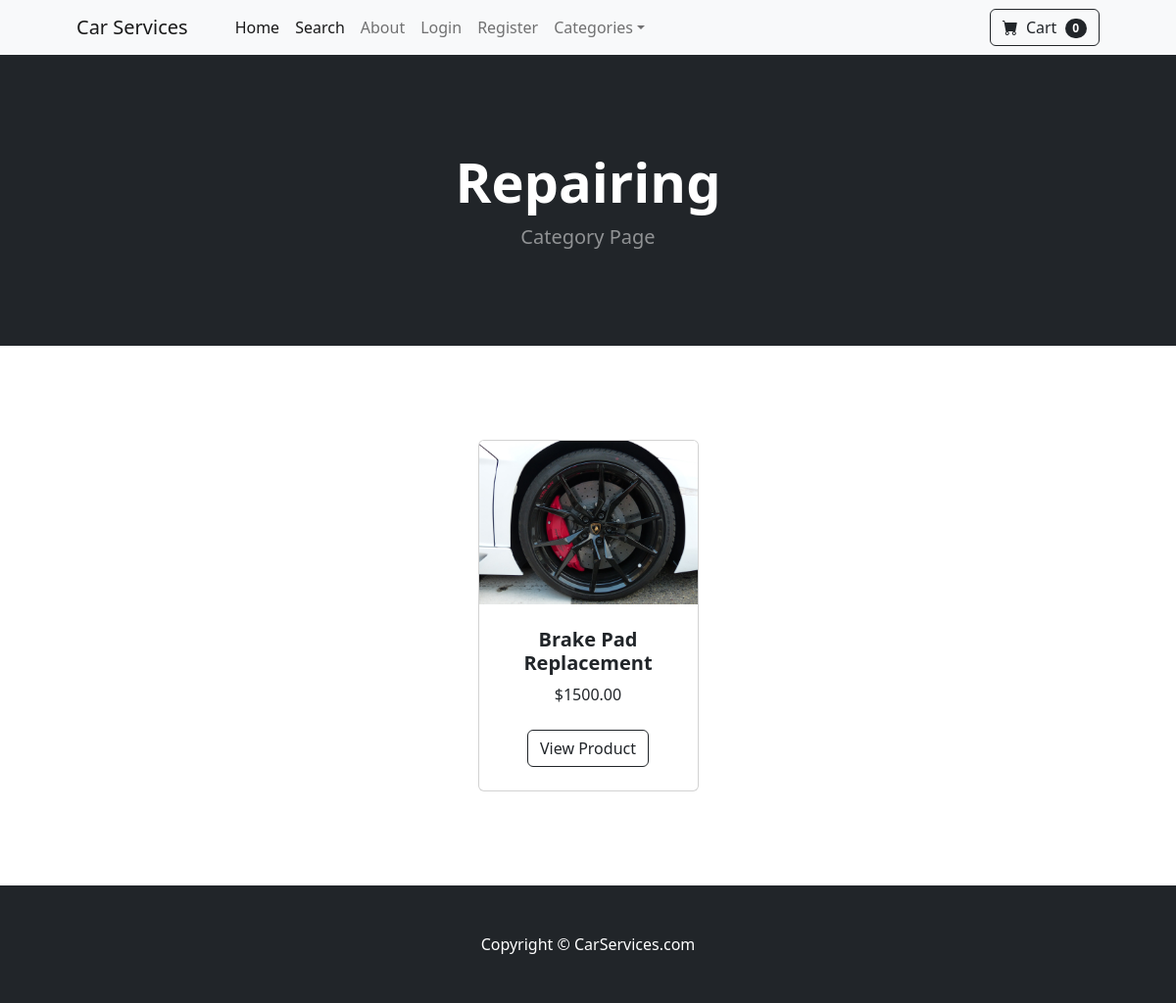
The page /category/Repairing on the database its author committed.
### store/models.py (models this page shows, shortened)
class Category(models.Model):
    name = models.CharField(max_length=50)
    def __str__(self):
        return self.name
    class Meta:
        verbose_name_plural = 'categories'

class Product(models.Model):
    name = models.CharField(max_length=100)
    price = models.DecimalField(default=0, decimal_places=2, max_digits=6)
    category = models.ForeignKey(Category, on_delete=models.CASCADE, default=1)
    description = models.CharField(max_length=250, default='', blank=True, null=True)
    image = models.ImageField(upload_to='uploads/product/')
    is_sale = models.BooleanField(default=False)
    sale_price = models.DecimalField(default=0, decimal_places=2, max_digits=6)

### store/views.py (the view)
# urls.py: path('category/<str:foo>', views.category, name='category'),
def category(request, foo):
	foo = foo.replace('-', ' ')
	try:
		category = Category.objects.get(name=foo)
		products = Product.objects.filter(category=category)
		return render(request, 'category.html', {'products':products, 'category':category})
	except:
		messages.success(request, ("That Category Doesn't Exist..."))
		return redirect('home')

### cart/cart.py (called while the page is built)
	def __len__(self):
		return len(self.cart)

### cart/context_processors.py (called while the page is built)
def cart(request):
	return {'cart': Cart(request)}

### store/templates/category.html
{% extends 'base.html' %}
{% block content %}
        <header class="bg-dark py-5">
            <div class="container px-4 px-lg-5 my-5">
                <div class="text-center text-white">
                    <h1 class="display-4 fw-bolder">
                    {{ category }}
                </h1>
                    <p class="lead fw-normal text-white-50 mb-0">Category Page</p>
                </div>
            </div>
        </header>
        <section class="py-5">
            <div class="container px-4 px-lg-5 mt-5">
                <div class="row gx-4 gx-lg-5 row-cols-2 row-cols-md-3 row-cols-xl-4 justify-content-center">
                {% for product in products %}
                    {% if product.is_sale %}
                    <div class="col mb-5">
                        <div class="card h-100">
                            <div class="badge bg-dark text-white position-absolute" style="top: 0.5rem; right: 0.5rem">Sale</div>
                            <img class="card-img-top" src="{{ product.image.url }}" alt="..." />
                            <div class="card-body p-4">
                                <div class="text-center">
                                    <h5 class="fw-bolder">{{ product.name }}</h5>
                <div class="d-flex justify-content-center small text-warning mb-2">
                <div class="bi-star-fill"></div>
                &nbsp;&nbsp;Sale!&nbsp;&nbsp;
                <div class="bi-star-fill"></div>
                </div>
                                    <strike>
                                    ${{ product.price }}
                                    </strike>
                                    &nbsp;
                                    ${{ product.sale_price }}
                                </div>
                            </div>
                            <div class="card-footer p-4 pt-0 border-top-0 bg-transparent">
    <div class="text-center">
        <a class="btn btn-outline-dark mt-auto" href="{% url 'product' product.id  %}">View Product</a>
    </div>
                            </div>
                        </div>
                    </div>
                    {% else %}
                <div class="col mb-5">
                        <div class="card h-100">
                            <img class="card-img-top" src="{{ product.image.url }}" alt="..." />
                            <div class="card-body p-4">
                                <div class="text-center">
                                    <h5 class="fw-bolder">{{ product.name }}</h5>
                                    ${{ product.price }}
                                </div>
                            </div>
                            <div class="card-footer p-4 pt-0 border-top-0 bg-transparent">
    <div class="text-center"><a class="btn btn-outline-dark mt-auto" href="{% url 'product' product.id %}">View Product</a></div>
                            </div>
                        </div>
                    </div>
                        {% endif %}
                    {% endfor %}
            </div>
        </section>
{% endblock %}

### rows shown on the page
Category: name "Repairing"
Product: image (picture), name "Brake Pad Replacement", price "1500.00"

### other values the page prints
{{ cart|length }} "0"
